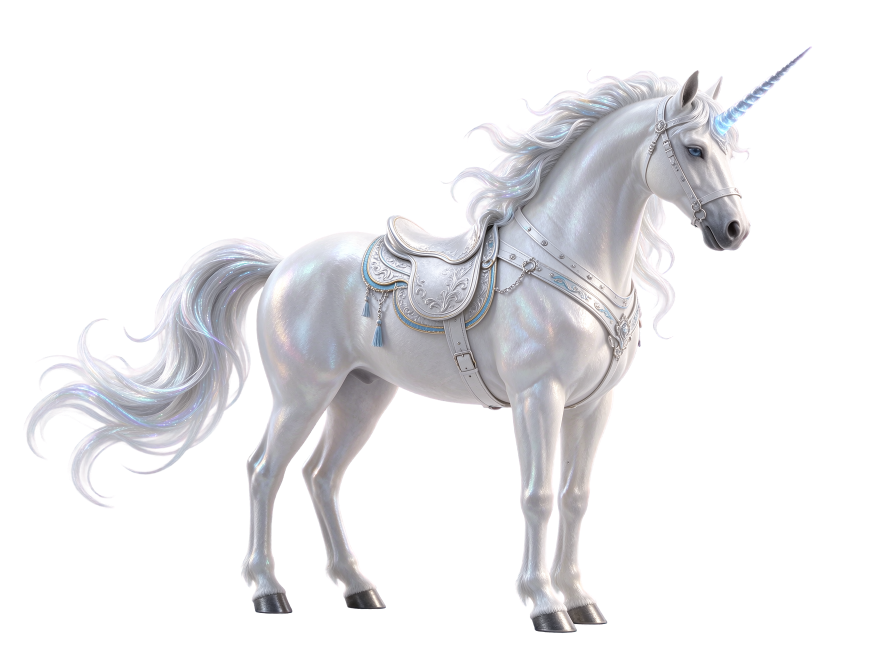
#> input picture tools/形象/坐骑/_unicorn_raw.png, 1773 x 1330 px (shown at 1/2 size)
$ python '评审.py' '坐骑/_unicorn_raw.png'
#> lines starting #> are read from the running program, lines starting #| are printed output that depends on the picture; after the words box and inside, x2 and y2 are one past the last pixel; in counts of white or black regions, pixels touching at a corner belong together
# 程序版本：v0.1 | 2026-11-22 | 新建：形象素材品红/边缘残影体检（Q-083 量化）
"""扫 PNG 的品红残影与半透明脏边，给 Q-083 一个可复跑的数。

判据：
 P1 品红像素占比 == 0（R>140 且 B>140 且 G<min(R,B)*0.65 且 alpha>0）
 P2 alpha 边带（0<a<255）里品红像素 == 0
 P3 全透明像素颜色必须已归零（a==0 但 RGB 仍亮 → 某些渲染器会漏色）
 P4 半透明脏边占 alpha 边带比 <= 2%
用法：python 评审.py <文件或目录>...
"""
import sys, os, io, numpy as np
from PIL import Image

def scan(p):
    im = Image.open(p)
    if im.mode not in ('RGBA', 'LA'):
        im = im.convert('RGBA')
    a = np.array(im).astype(np.int16)
    if a.ndim != 3:
        return None
    r, g, b = a[..., 0], a[..., 1], a[..., 2]
    al = a[..., 3] if a.shape[2] == 4 else np.full(r.shape, 255, np.int16)
    vis = al > 0
    mn = np.minimum(r, b)
    mag = vis & (r > 140) & (b > 140) & (g < mn * 0.65)
    band = (al > 0) & (al < 255)
    mag_band = mag & band
    zero_rgb_bright = (~vis) & ((r + g + b) / 3 > 40)
    total = vis.sum() or 1
    bandn = band.sum() or 1
    return dict(file=os.path.basename(p), w=im.size[0], h=im.size[1],
                mag=int(mag.sum()), mag_pct=round(mag.sum() / total * 100, 3),
                band=int(band.sum()), mag_band=int(mag_band.sum()),
                band_pct=round(band.sum() / total * 100, 2),
                zero_bright=int(zero_rgb_bright.sum()))

def judge(rows):
    p1 = all(r['mag'] == 0 for r in rows)
    p2 = all(r['mag_band'] == 0 for r in rows)
    p3 = all(r['zero_bright'] == 0 for r in rows)
    p4 = all(r['mag_band'] / max(r['band'], 1) * 100 <= 2 for r in rows)
    return [('P1 品红像素=0', p1), ('P2 边带品红=0', p2), ('P3 全透明处RGB归零', p3), ('P4 边带脏点<=2%', p4)]

# [60 lines left out: function frame_audit, not called in this run]


def main(paths):
    if paths and paths[0] == '--frames':
        return frame_audit(paths[1])
    files = []
    for p in paths:
        if os.path.isdir(p):
            for root, _, fs in os.walk(p):
                files += [os.path.join(root, f) for f in fs if f.lower().endswith('.png')]
        elif p.lower().endswith('.png'):
            files.append(p)
    if not files:
        sys.exit('没有 png')
    rows = [r for r in (scan(f) for f in files) if r]
#> in scan, im is the input picture: PIL image 1773x1330 RGBA; mean R, G, B, A 51, 50.6, 52.5, 66.5
#> in scan, `r, g, b = a[..., 0], a[..., 1], a[..., 2]`:
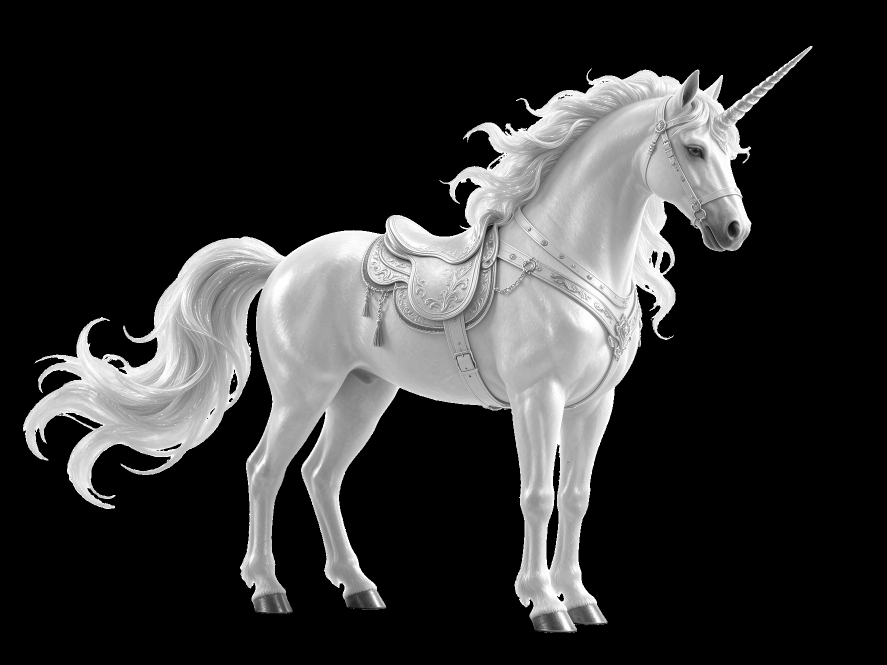
#> r: shape (1330, 1773) int16 (shown at 1/2 size); min 0, max 255, mean 51
#> in scan, `al = a[..., 3] if a.shape[2] == 4 else np.full(r.shape, 255, np.int16)`:
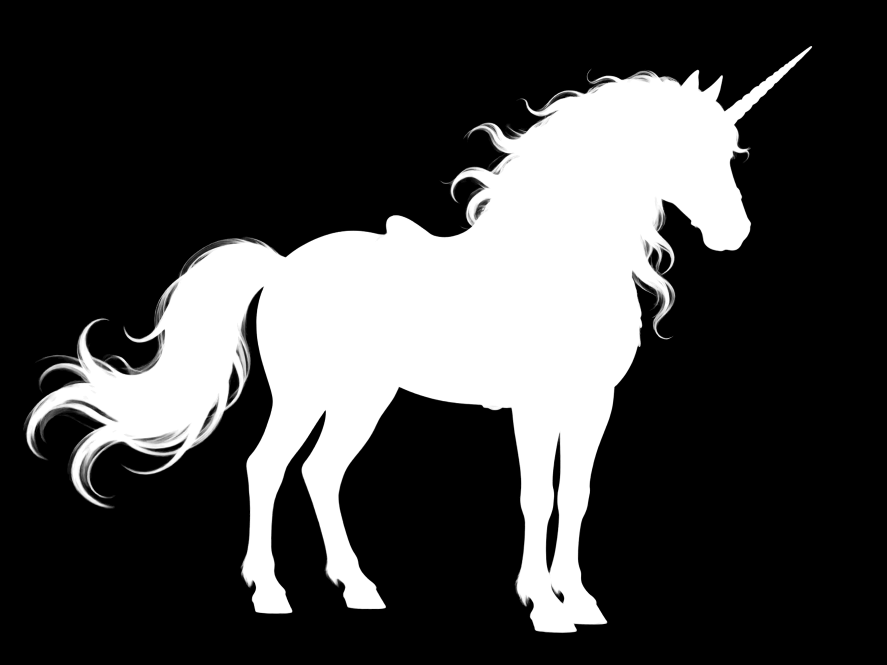
#> al: shape (1330, 1773) int16 (shown at 1/2 size); min 0, max 255, mean 66.5
#> in scan, `vis = al > 0`:
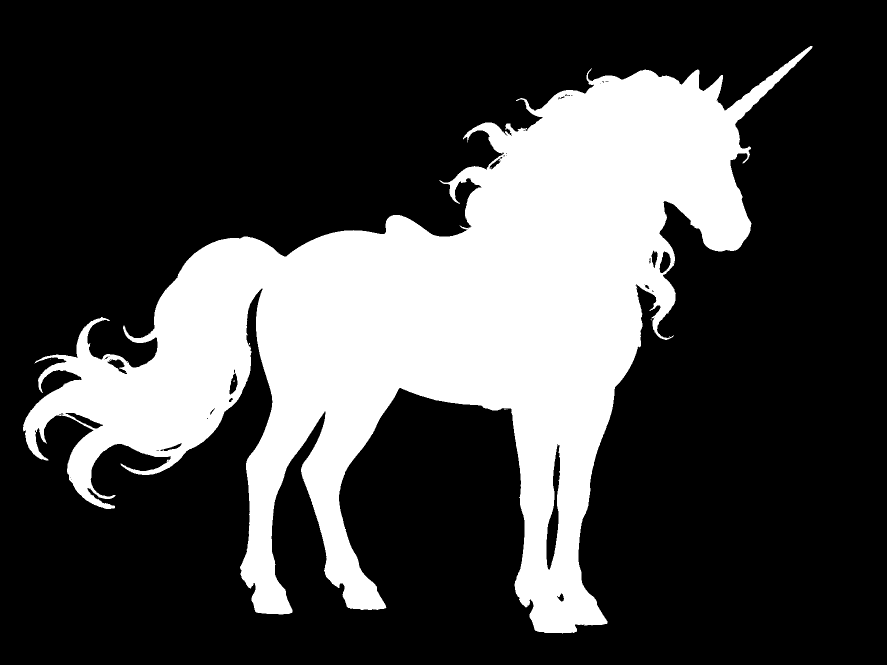
#> vis: shape (1330, 1773) bool (shown at 1/2 size); 27.5% white; 9 white regions (8 under 20 px), largest, box (x1, y1, x2, y2) and area: (46, 92, 1625, 1267) 648036
#> in scan, `mag = vis & (r > 140) & (b > 140) & (g < mn * 0.65)`: mag: shape (1330, 1773) bool; every value is 0
#> in scan, `band = (al > 0) & (al < 255)`:
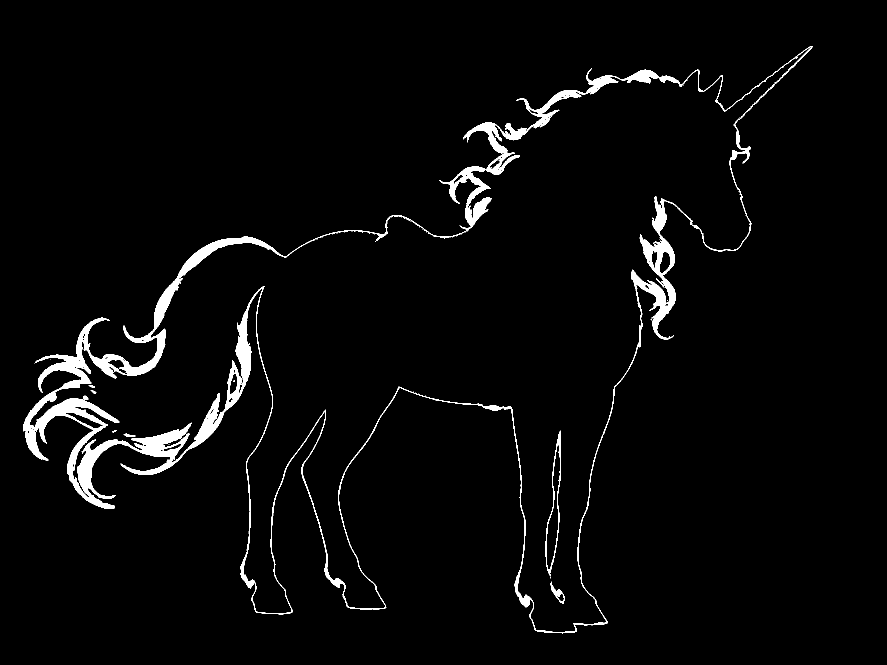
#> band: shape (1330, 1773) bool (shown at 1/2 size); 3% white; 45 white regions (36 under 20 px), largest, box (x1, y1, x2, y2) and area: (46, 92, 1625, 1267) 69194, (1091, 861, 1122, 1153) 1171, (1101, 1163, 1129, 1208) 347
#> in scan, `total = vis.sum() or 1`: total = 648065
#> in scan, `bandn = band.sum() or 1`: bandn = 71101
#> rows = 1 item
    bad = [r for r in rows if r['mag'] or r['mag_band'] or r['zero_bright']
           or r['mag_band'] / max(r['band'], 1) * 100 > 2]
#> bad = []
    print('扫了 %d 张，有问题 %d 张' % (len(rows), len(bad)))
#| 扫了 1 张，有问题 0 张
    for r in sorted(bad, key=lambda x: -x['mag'])[:12]:
        print('  %-22s %dx%d 品红=%d(%.3f%%) 边带=%d 边带品红=%d 透明亮=%d'
              % (r['file'], r['w'], r['h'], r['mag'], r['mag_pct'], r['band'], r['mag_band'], r['zero_bright']))
#> this loop made 0 passes
    res = judge(rows)
#> in judge, `p1 = all(r['mag'] == 0 for r in rows)`: p1 = True
#> res = [('P1 品红像素=0', True), ('P2 边带品红=0', True), ('P3 全透明处RGB归零', True), ('P4 边带脏点<=2%', True)]
    for name, ok in res:
        print(('  PASS ' if ok else '  FAIL ') + name)
#> this loop made 4 passes
#|   PASS P1 品红像素=0
#|   PASS P2 边带品红=0
#|   PASS P3 全透明处RGB归零
#|   PASS P4 边带脏点<=2%
    print('IMGCHECK|n=%d|bad=%d|%s' % (len(rows), len(bad), 'PASS' if all(o for _, o in res) else 'FAIL'))
#| IMGCHECK|n=1|bad=0|PASS
    return 0 if all(o for _, o in res) else 1

if __name__ == '__main__':
    sys.exit(main(sys.argv[1:]))
#> (the program exits here)
